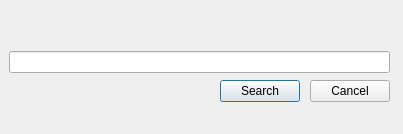
<?xml version="1.0" encoding="UTF-8"?>
<ui version="4.0">
 <class>SearchDialogWindow</class>
 <widget class="QDialog" name="SearchDialogWindow">
  <property name="geometry">
   <rect>
    <x>0</x>
    <y>0</y>
    <width>403</width>
    <height>134</height>
   </rect>
  </property>
  <property name="windowTitle">
   <string>Dialog</string>
  </property>
  <widget class="QPushButton" name="search">
   <property name="geometry">
    <rect>
     <x>220</x>
     <y>80</y>
     <width>80</width>
     <height>22</height>
    </rect>
   </property>
   <property name="text">
    <string>Search</string>
   </property>
  </widget>
  <widget class="QPushButton" name="exit">
   <property name="geometry">
    <rect>
     <x>310</x>
     <y>80</y>
     <width>80</width>
     <height>22</height>
    </rect>
   </property>
   <property name="text">
    <string>Cancel</string>
   </property>
  </widget>
  <widget class="QLineEdit" name="lineEdit">
   <property name="geometry">
    <rect>
     <x>9</x>
     <y>51</y>
     <width>381</width>
     <height>22</height>
    </rect>
   </property>
  </widget>
 </widget>
 <resources/>
 <connections/>
</ui>
